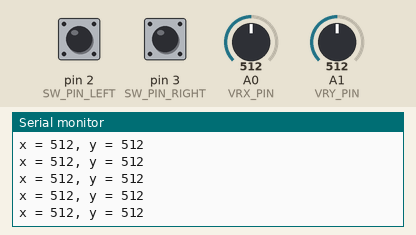
A sketch run on a simulated Arduino Uno, built with avr-gcc and run on an emulated ATmega328P. Parts: the last lines printed to the serial monitor. The inputs (shaded band) are chosen by the test bench; at power-on: A0 (VRX_PIN) = 512, A1 (VRY_PIN) = 512, pin 2 (SW_PIN_LEFT) HIGH, pin 3 (SW_PIN_RIGHT) HIGH. No radio packets arrive unless stated.

Above: at 1.2 s.
1.3 s: A0 (VRX_PIN) set to 111
At 1.9 s:
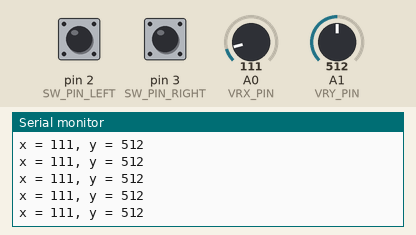
2.8 s: A0 (VRX_PIN) set to 94
At 3.3 s:
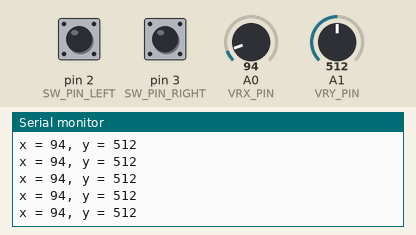
5.8 s: A1 (VRY_PIN) set to 108
At 6.3 s:
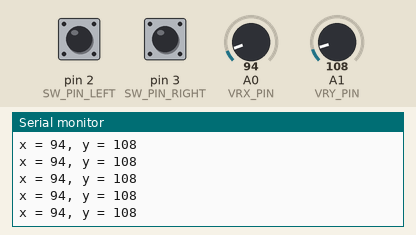
8.8 s: A1 (VRY_PIN) set to 91
At 9.3 s:
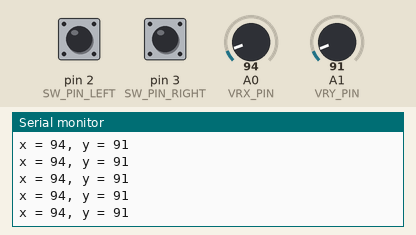
Timing chart, 0 to 11.8 s (numbered marks = the images above; inputs shaded):
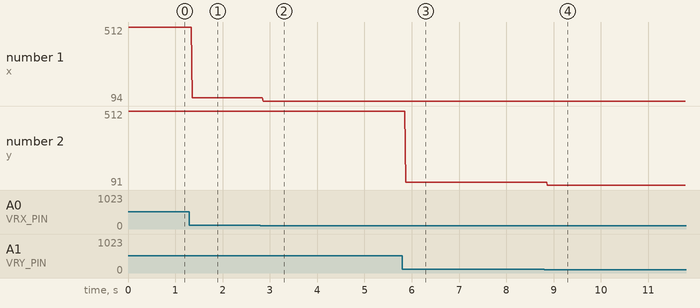

The sketch:

transmiter.ino
```cpp
//Include Libraries
#include <SPI.h>
#include <nRF24L01.h>
#include <RF24.h>
#include <ezButton.h>


//create an RF24 object
RF24 radio(9, 8);  // CE, CSN

#define VRX_PIN  A0 // Arduino pin connected to VRX pin
#define VRY_PIN  A1 // Arduino pin connected to VRY pin
#define SW_PIN_LEFT   2  // Arduino pin connected to SW  pin
#define SW_PIN_RIGHT   3  // Arduino pin connected to SW  pin


ezButton buttonLeft(SW_PIN_LEFT);
ezButton buttonRight(SW_PIN_RIGHT);


int xValue = 0; // To store value of the X axis
int yValue = 0; // To store value of the Y axis
int bValueLeft = 0; // To store value of the button
int bValueRight = 0; // To store value of the button


//address through which two modules communicate.
const byte address[6] = "00001";

struct TrainReplyStruct {
  int x;
  int y; // M or S  in Auto mode S signals that the move is complete
  int isPresedLeft;
  int isPresedRight;
};


void setup()
{
    Serial.begin(9600);

  radio.begin();

  bool check = radio.isChipConnected();
  Serial.print("check-");
  Serial.println(check);

  //set the address
  radio.openWritingPipe(address);

  //Set module as transmitter
  radio.stopListening();

  buttonLeft.setDebounceTime(50); // set debounce time to 50 milliseconds
  buttonRight.setDebounceTime(50); // set debounce time to 50 milliseconds
}


void loop()
{


  // стик

  buttonLeft.loop(); // MUST call the loop() function first
  buttonRight.loop(); // MUST call the loop() function first

  // read analog X and Y analog values
  xValue = analogRead(VRX_PIN);
  yValue = analogRead(VRY_PIN);

  // Read the button value
  bValueLeft = buttonLeft.getState();
  bValueRight = buttonRight.getState();


  if (buttonLeft.isPressed()) {
    Serial.println("The left button is pressed");
    // TODO do something here
  }

  if (buttonRight.isPressed()) {
    Serial.println("The right button is pressed");
    // TODO do something here
  }

  // print data to Serial Monitor on Arduino IDE
  Serial.print("x = ");
  Serial.print(xValue);
  Serial.print(", y = ");
  Serial.print(yValue);
  Serial.println(" ");

  TrainReplyStruct struckForTheCar;
  struckForTheCar.x = xValue;
  struckForTheCar.y = yValue;
  struckForTheCar.isPresedLeft = bValueLeft;
  struckForTheCar.isPresedRight = bValueRight;


  radio.write(&struckForTheCar, sizeof(struckForTheCar));
  delay(10);
}
```

Measured:
- after the input at 1.3 s, the serial monitor: prints a new line after 0.06 s (image 1)
- after the input at 2.8 s, the serial monitor: prints a new line after 0.06 s (image 2)
- after the input at 5.8 s, the serial monitor: prints a new line after 0.07 s (image 3)
- after the input at 8.8 s, the serial monitor: prints a new line after 0.07 s (image 4)
- plotted number 1: 512 → 111 after the input at 1.3 s, 111 → 94 after the input at 2.8 s
- plotted number 2: 512 → 108 after the input at 5.8 s, 108 → 91 after the input at 8.8 s
